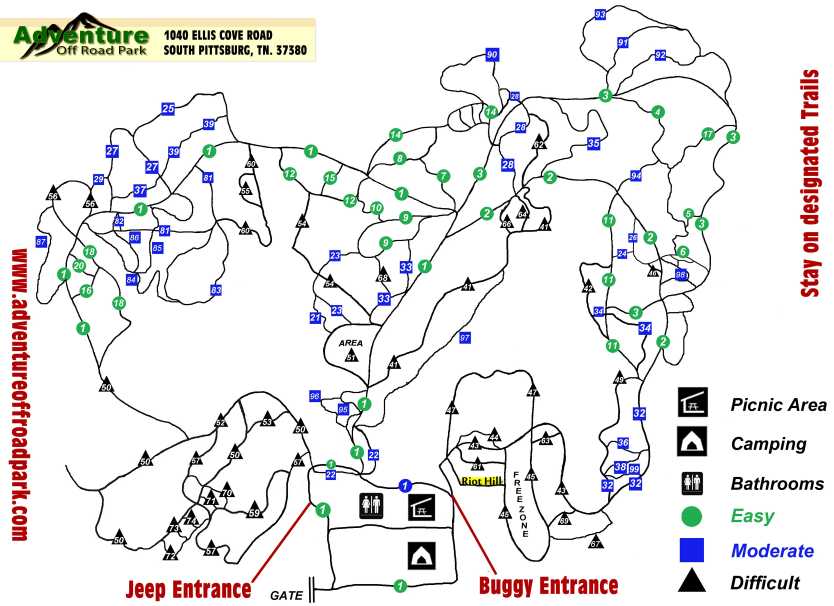
#> input picture brain/import/community_trails/sfwda_aop_trail_map_2015-03-11.png, 2500 x 1817 px (shown at 1/3 size)
$ python vectorize_paper_trails.py
#> lines starting #> are read from the running program, lines starting #| are printed output that depends on the picture; after the words box and inside, x2 and y2 are one past the last pixel; in counts of white or black regions, pixels touching at a corner belong together
### mvp/scripts/extract_paper_trails.py
#!/usr/bin/env python3
"""Stage A+B of the paper-map trail extraction pipeline.

Card: brain/tasks/04_event_app/paper_map_trail_extraction.md

This first slice does the two things that have to work before any tracing:
  A. Detect the difficulty markers on the SFWDA 2015 raster:
       green circle = Easy, blue square = Moderate, black triangle = Difficult.
     Each marker -> {type, difficulty, centroid_px, area, bbox}.
  B. Isolate the trail-line network: take the dark ink, then subtract the
     markers, the title/legend chrome, the text labels, and the park boundary,
     leaving (approximately) just the trail lines.

It writes debug overlays + a markers.json so we can verify by observation
(brain/ai_rules/verify_by_observation) before adding skeletonize/vectorize/warp.

No georeferencing yet -- that reuses sfwda_raster_alignment.json downstream.

Run:  python3 mvp/scripts/extract_paper_trails.py
"""

from __future__ import annotations

import json
from pathlib import Path

import cv2
import numpy as np

REPO = Path(__file__).resolve().parents[2]
SRC = REPO / "brain/import/community_trails/sfwda_aop_trail_map_2015-03-11.png"
OUT = REPO / "brain/output/paper_trace"

# Title block (top-left logo + address) and legend (bottom-right) are chrome,
# not trail data. Fractions of width/height; refined by looking at the overlay.
CHROME_BOXES_FRAC = [
    (0.00, 0.00, 0.36, 0.10),   # top-left: logo + address banner
    (0.78, 0.40, 1.00, 1.00),   # bottom-right: legend column
    (0.93, 0.00, 1.00, 1.00),   # far-right vertical "Stay on designated Trails"
    (0.00, 0.00, 0.06, 1.00),   # far-left vertical "www.adventure..." text
]


def chrome_mask(shape):
    h, w = shape[:2]
    m = np.zeros((h, w), np.uint8)
    for x0, y0, x1, y1 in CHROME_BOXES_FRAC:
        cv2.rectangle(m, (int(x0 * w), int(y0 * h)), (int(x1 * w), int(y1 * h)), 255, -1)
    return m


def detect_color_markers(hsv, chrome, kind):
    """Green circles (Easy) or blue squares (Moderate) by hue."""
    if kind == "green":
        lo, hi, difficulty, want = (35, 60, 40), (90, 255, 255), "easy", "circle"
    else:  # blue
        lo, hi, difficulty, want = (95, 60, 40), (135, 255, 255), "moderate", "square"
    mask = cv2.inRange(hsv, np.array(lo), np.array(hi))
    mask = cv2.morphologyEx(mask, cv2.MORPH_CLOSE, np.ones((5, 5), np.uint8))
    mask[chrome > 0] = 0
    out, found = np.zeros(mask.shape, np.uint8), []
    n, lab, stats, cent = cv2.connectedComponentsWithStats(mask, 8)
    for i in range(1, n):
        area = stats[i, cv2.CC_STAT_AREA]
        w_, h_ = stats[i, cv2.CC_STAT_WIDTH], stats[i, cv2.CC_STAT_HEIGHT]
        if not (120 <= area <= 6000):
            continue
        if max(w_, h_) / max(1, min(w_, h_)) > 1.8:  # roughly square bbox
            continue
        extent = area / float(w_ * h_)  # filled circle ~0.79, square ~0.95
        shape = "circle" if extent < 0.86 else "square"
        out[lab == i] = 255
        found.append({
            "type": want, "difficulty": difficulty,
            "centroid_px": [round(float(cent[i][0]), 1), round(float(cent[i][1]), 1)],
            "area": int(area), "bbox": [int(stats[i, j]) for j in range(4)],
            "extent": round(float(extent), 2), "shape_guess": shape,
        })
    return out, found


def detect_triangles(gray, chrome, exclude):
    """Black triangles (Difficult): solid-black bodies with a white number.

    They share ink color and weight with the trail lines and usually touch a
    line, so contour-shape on the raw dark mask fails. Instead: fill the white
    number-hole (close), then morphological OPEN to erase the thin trail lines
    while the solid triangle body survives -- connectivity-independent. A
    triangle reads as a 3-vertex blob with low bbox-fill (~0.5); the few solid
    facility icons (picnic/camp/bathroom) read as ~rectangular (fill ~0.9) and
    fall out on that test.
    """
    dark = cv2.threshold(gray, 95, 255, cv2.THRESH_BINARY_INV)[1]
    dark[chrome > 0] = 0
    dark[exclude > 0] = 0
    filled = cv2.morphologyEx(dark, cv2.MORPH_CLOSE, np.ones((9, 9), np.uint8))
    solids = cv2.morphologyEx(
        filled, cv2.MORPH_OPEN, cv2.getStructuringElement(cv2.MORPH_ELLIPSE, (11, 11)))

    out, found = np.zeros(dark.shape, np.uint8), []
    n, lab, stats, cent = cv2.connectedComponentsWithStats(solids, 8)
    for i in range(1, n):
        area = stats[i, cv2.CC_STAT_AREA]
        x, y, w_, h_ = (int(stats[i, j]) for j in range(4))
        if not (150 <= area <= 9000):
            continue
        if max(w_, h_) / max(1, min(w_, h_)) > 2.2:
            continue
        extent = area / float(w_ * h_)            # triangle ~0.5, rect icon ~0.9
        comp = (lab == i).astype(np.uint8) * 255
        cnts, _ = cv2.findContours(comp, cv2.RETR_EXTERNAL, cv2.CHAIN_APPROX_SIMPLE)
        c = max(cnts, key=cv2.contourArea)
        approx = cv2.approxPolyDP(c, 0.07 * cv2.arcLength(c, True), True)
        is_triangle = (len(approx) == 3) or (0.35 <= extent <= 0.68)
        if not is_triangle:
            continue
        out[lab == i] = 255
        found.append({
            "type": "triangle", "difficulty": "difficult",
            "centroid_px": [round(float(cent[i][0]), 1), round(float(cent[i][1]), 1)],
            "area": int(area), "bbox": [x, y, w_, h_],
            "extent": round(float(extent), 2), "verts": int(len(approx)),
        })
    return out, found


def isolate_trails(gray, chrome, marker_mask):
    """Dark ink minus markers minus chrome minus boundary minus text blobs."""
    dark = cv2.threshold(gray, 110, 255, cv2.THRESH_BINARY_INV)[1]
    dark[chrome > 0] = 0
    dark[cv2.dilate(marker_mask, np.ones((9, 9), np.uint8)) > 0] = 0

    # Park boundary = the single longest contour; set it aside (it is useful,
    # but it is not a trail). Keep it as its own output.
    cnts, _ = cv2.findContours(dark, cv2.RETR_LIST, cv2.CHAIN_APPROX_NONE)
    boundary = np.zeros(dark.shape, np.uint8)
    if cnts:
        longest = max(cnts, key=lambda c: cv2.arcLength(c, False))
        cv2.drawContours(boundary, [longest], -1, 255, 3)

    trails = dark.copy()
    trails[cv2.dilate(boundary, np.ones((3, 3), np.uint8)) > 0] = 0

    # Drop small text blobs: components with tiny area AND compact bbox.
    n, lab, stats, _ = cv2.connectedComponentsWithStats(trails, 8)
    for i in range(1, n):
        area = stats[i, cv2.CC_STAT_AREA]
        w_, h_ = stats[i, cv2.CC_STAT_WIDTH], stats[i, cv2.CC_STAT_HEIGHT]
        if area < 60 and max(w_, h_) < 30:
            trails[lab == i] = 0
    return trails, boundary, dark


# [46 lines left out: function main, not called in this run]


# [2 lines that do not run on import are left out]

### mvp/scripts/paper_trace_warp.py
#!/usr/bin/env python3
"""Pixel -> lng/lat for the SFWDA paper map, replicating the viewer's warp.

Card: brain/tasks/04_event_app/paper_map_trail_extraction.md

The viewer (website/index.html) georeferences the raster by:
  1. rotating the image by `orientation_cw_degrees` into a display canvas
     (rotateToCanvas), then
  2. slicing that canvas row-major into an N x N tile mesh and binding each
     tile's 4 corners to the `grid_NxN` control points, bilinear within a cell
     (sliceCanvasN + tileCornerCoords + the image source's 4-corner interp).

This module reproduces that exact transform so a traced pixel coordinate lands
where the viewer would draw it -- the alignment JSON stays the single authority;
we do NOT fit a new transform. Used to warp detected markers and (later) the
vectorized trail polylines into the same world coordinates.

CLI: python3 mvp/scripts/paper_trace_warp.py
     -> reads brain/output/paper_trace/markers.json
     -> writes brain/output/paper_trace/sfwda_markers.geojson  (+ self-check)
"""

from __future__ import annotations

import json
from pathlib import Path

REPO = Path(__file__).resolve().parents[2]
ALIGN = REPO / "website/data/sfwda_raster_alignment.json"
OUT = REPO / "brain/output/paper_trace"


class PaperWarp:
    def __init__(self, align_path: Path = ALIGN):
        data = json.loads(Path(align_path).read_text())
        self.W, self.H = data["image_pixel_size"]            # [2500, 1817]
        self.cw = int(data.get("orientation_cw_degrees", 0)) % 360
        n = None
        for k in data:
            if k.startswith("grid_") and "x" in k:
                n = int(k.split("_")[1].split("x")[0])
        if n is None:
            raise ValueError("no grid_NxN in alignment json")
        self.n = n
        self.grid = data[f"grid_{n}x{n}"]                    # (n+1)x(n+1) [lng,lat]

    # [73 lines left out: functions _to_canvas, pixel_to_lnglat, _self_check, main, not called in this run]


# [2 lines that do not run on import are left out]

### mvp/scripts/vectorize_paper_trails.py
#!/usr/bin/env python3
"""Stage C/D/E: vectorize the isolated trail mask into georeferenced polylines.

Card: brain/tasks/04_event_app/paper_map_trail_extraction.md

Pipeline (runs extract_paper_trails first for the mask + markers):
  C. Gap-bridge: close the small breaks the lifted markers left in the lines.
  D. Skeletonize to 1 px centerlines, walk the skeleton into a graph
     (nodes = endpoints + junctions, edges = the degree-2 chains between them),
     simplify each edge (Douglas-Peucker via shapely).
  E. Associate each detected marker with its nearest edge -> the edge inherits
     {trail_number(None yet), difficulty}.
  F. Warp every vertex to lng/lat with paper_trace_warp.PaperWarp.

Output: brain/output/paper_trace/sfwda_trails.geojson  (LineStrings, raw zone).
Debug:  brain/output/paper_trace/skeleton.png, trails_vector_overlay.png

Run: python3 mvp/scripts/vectorize_paper_trails.py
"""

from __future__ import annotations

import json
from pathlib import Path

import cv2
import numpy as np
from skimage.morphology import skeletonize
from shapely.geometry import LineString, Point

import extract_paper_trails as ex
from paper_trace_warp import PaperWarp

REPO = Path(__file__).resolve().parents[2]
OUT = REPO / "brain/output/paper_trace"

SIMPLIFY_PX = 2.0       # Douglas-Peucker tolerance in pixels
MIN_EDGE_PX = 12        # drop chains shorter than this (specks / stubs)
BRIDGE_PX = 19          # close kernel to bridge marker-sized gaps


def build_trail_mask():
    """Re-run the extract stage and return (trail mask, markers, image size)."""
    bgr = cv2.imread(str(ex.SRC))
    gray = cv2.cvtColor(bgr, cv2.COLOR_BGR2GRAY)
    hsv = cv2.cvtColor(bgr, cv2.COLOR_BGR2HSV)
    chrome = ex.chrome_mask(bgr.shape)
    gmask, greens = ex.detect_color_markers(hsv, chrome, "green")
    bmask, blues = ex.detect_color_markers(hsv, chrome, "blue")
    color = cv2.bitwise_or(gmask, bmask)
    tmask, tris = ex.detect_triangles(gray, chrome, color)
    marker_mask = cv2.bitwise_or(color, tmask)
    trails, _boundary, _dark = ex.isolate_trails(gray, chrome, marker_mask)
    return trails, greens + blues + tris, bgr.shape[1], bgr.shape[0], bgr


def neighbors(y, x, h, w):
    for dy in (-1, 0, 1):
        for dx in (-1, 0, 1):
            if dy == 0 and dx == 0:
                continue
            ny, nx = y + dy, x + dx
            if 0 <= ny < h and 0 <= nx < w:
                yield ny, nx


def walk_skeleton(skel):
    """Return list of edges; each edge is a list of (x, y) pixel points.

    Nodes are skeleton pixels whose neighbor-count != 2 (endpoints / junctions).
    Edges are the degree-2 chains connecting them. Pure loops (no node) are
    emitted as closed chains.
    """
    h, w = skel.shape
    ys, xs = np.where(skel)
    pts = set(zip(ys.tolist(), xs.tolist()))
    deg = {}
    for (y, x) in pts:
        deg[(y, x)] = sum(1 for n in neighbors(y, x, h, w) if n in pts)
    nodes = {p for p in pts if deg[p] != 2}

    edges = []
    visited_edge = set()  # frozenset of the two pixels of a traversed step

    def trace_from(node, first):
        path = [node, first]
        visited_edge.add(frozenset((node, first)))
        prev, cur = node, first
        while cur not in nodes:
            nxt = None
            for n in neighbors(cur[0], cur[1], h, w):
                if n in pts and n != prev and frozenset((cur, n)) not in visited_edge:
                    nxt = n
                    break
            if nxt is None:
                break
            visited_edge.add(frozenset((cur, nxt)))
            path.append(nxt)
            prev, cur = cur, nxt
        return path

    for node in nodes:
        for n in neighbors(node[0], node[1], h, w):
            if n in pts and frozenset((node, n)) not in visited_edge:
                path = trace_from(node, n)
                edges.append(path)

    # closed loops with no node: walk any unvisited degree-2 pixel
    for p in pts:
        if deg[p] != 2:
            continue
        started = [n for n in neighbors(p[0], p[1], h, w)
                   if n in pts and frozenset((p, n)) not in visited_edge]
        if started:
            edges.append(trace_from(p, started[0]))

    # convert (y,x) -> (x,y)
    return [[(x, y) for (y, x) in e] for e in edges]


def main():
    OUT.mkdir(parents=True, exist_ok=True)
    trails, markers, W, H, bgr = build_trail_mask()
#> in build_trail_mask, bgr is the input picture: shape (1817, 2500, 3); mean B, G, R 232, 232.2, 233.1
#> in build_trail_mask, `gray = cv2.cvtColor(bgr, cv2.COLOR_BGR2GRAY)`:
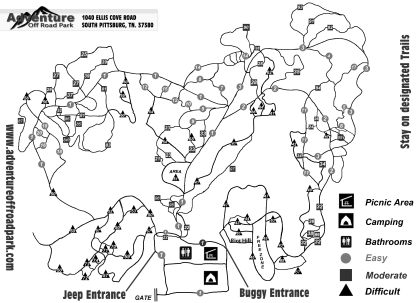
#> gray: shape (1817, 2500) (shown at 1/6 size); min 0, max 255, mean 232.4
#> after the loop in chrome_mask, `for x0, y0, x1, y1 in CHROME_BOXES_FRAC:`:
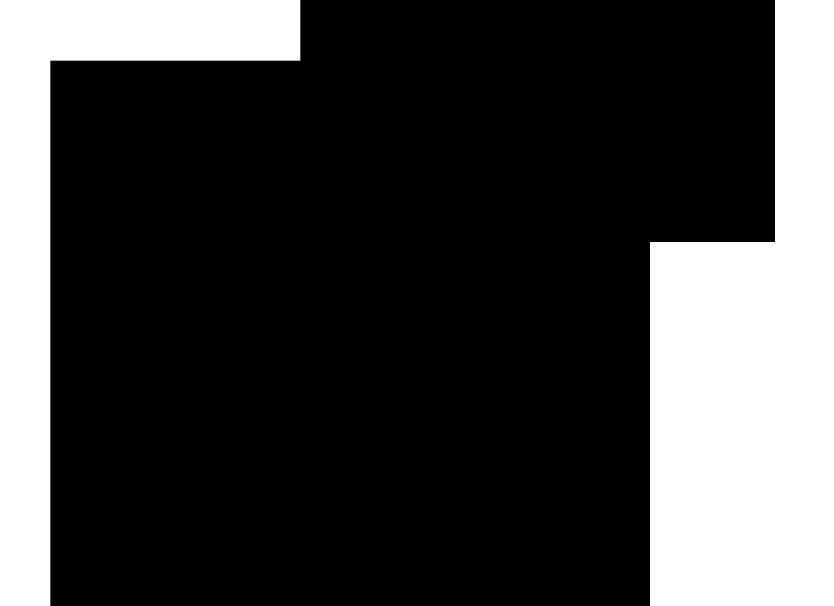
#> m: shape (1817, 2500) (shown at 1/3 size); 25.1% white; 2 white regions, box (x1, y1, x2, y2) and area: (1950, 0, 2500, 1817) 727100, (0, 0, 901, 1817) 410867
#> in detect_color_markers, `mask[chrome > 0] = 0`:
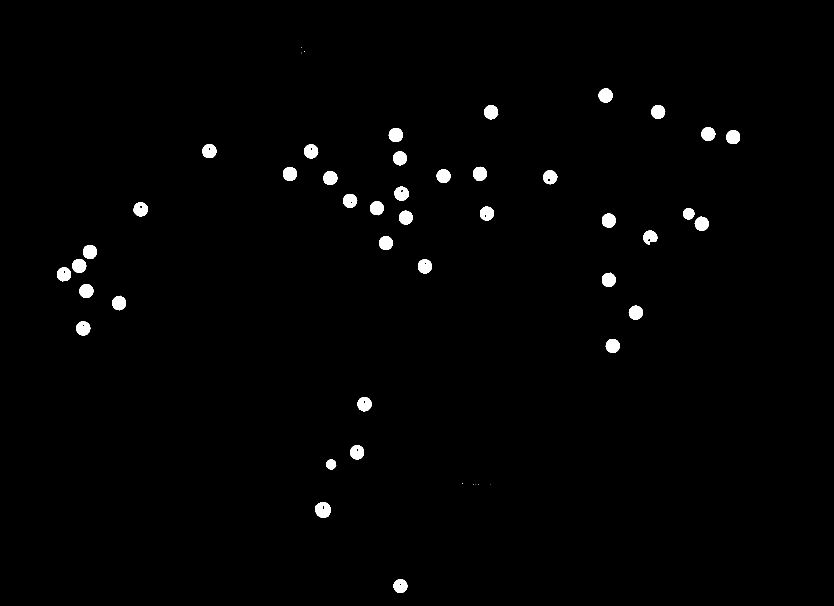
#> mask: shape (1817, 2500) (shown at 1/3 size); 1.2% white; 49 white regions (9 under 20 px), largest, box (x1, y1, x2, y2) and area: (946, 1506, 992, 1554) 1649, (1166, 384, 1209, 426) 1405, (1796, 266, 1838, 308) 1387
#> in detect_color_markers, `n, lab, stats, cent = cv2.connectedComponentsWithStats(mask, 8)`: n = 50; stats = 50 rows, first 6: [0, 0, 2500, 1817, 4488732], [904, 141, 1, 2, 2], [913, 153, 1, 3, 3], [904, 156, 1, 1, 1], [905, 160, 1, 1, 1], [1796, 266, 42, 42, 1387]; cent = 50 pairs, first value 191.5 to 2199.1, second value 141.5 to 1757.9
#> the loop in detect_color_markers, `for i in range(1, n):` made 49 passes
#> (area, w_, h_, extent) on passes 5 to 12: (1387, 42, 42, 0.786), (1347, 43, 42, 0.746), (1384, 43, 42, 0.766), (1352, 42, 41, 0.785), (1405, 43, 42, 0.778), (1378, 41, 42, 0.8), (1367, 42, 42, 0.775), (1374, 43, 42, 0.761)
#> after the loop in detect_color_markers, `for i in range(1, n):`: found = 40 items
#> call 2 of detect_color_markers, with kind = 'blue'
#> in detect_color_markers (call 2), `mask[chrome > 0] = 0`:
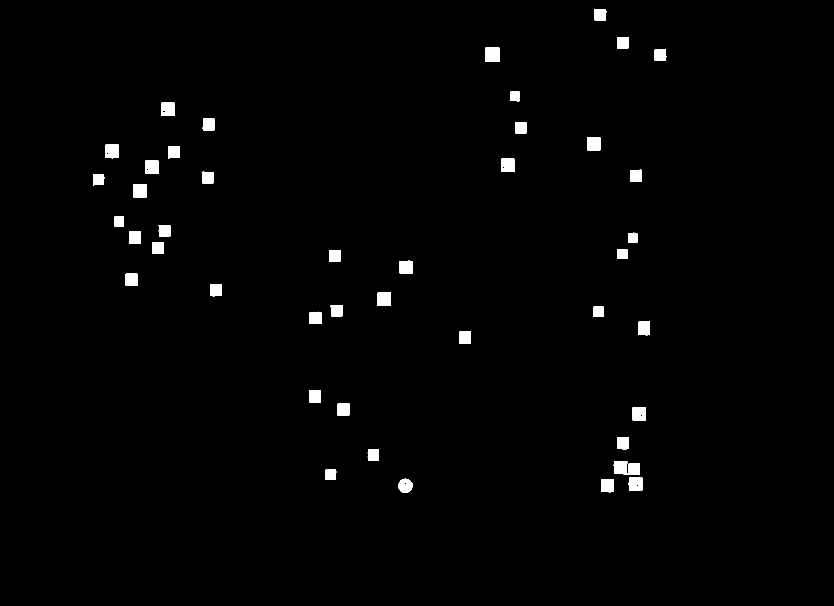
#> mask: shape (1817, 2500) (shown at 1/3 size); 1.2% white; 43 white regions, largest, box (x1, y1, x2, y2) and area: (1841, 1383, 1920, 1426) 2712, (1456, 143, 1499, 186) 1808, (1885, 1431, 1927, 1472) 1590
#> in detect_color_markers (call 2), `n, lab, stats, cent = cv2.connectedComponentsWithStats(mask, 8)`: n = 44; stats = 44 rows, first 6: [0, 0, 2500, 1817, 4486493], [1783, 27, 36, 34, 1166], [1852, 111, 35, 35, 1161], [1456, 143, 43, 43, 1808], [1963, 149, 36, 34, 1164], [1530, 275, 29, 29, 797]; cent = 44 pairs, first value 295 to 1980.5, second value 43.5 to 1457.1
#> the loop in detect_color_markers (call 2), `for i in range(1, n):` made 43 passes
#> (area, w_, h_, extent, shape) on passes 1 to 8: (1166, 36, 34, 0.953, 'square'), (1161, 35, 35, 0.948, 'square'), (1808, 43, 43, 0.978, 'square'), (1164, 36, 34, 0.951, 'square'), (797, 29, 29, 0.948, 'square'), (1531, 42, 39, 0.935, 'square'), (1230, 37, 35, 0.95, 'square'), (1114, 35, 33, 0.965, 'square')
#> after the loop in detect_color_markers (call 2), `for i in range(1, n):`: found = 42 items
#> in build_trail_mask, `color = cv2.bitwise_or(gmask, bmask)`:
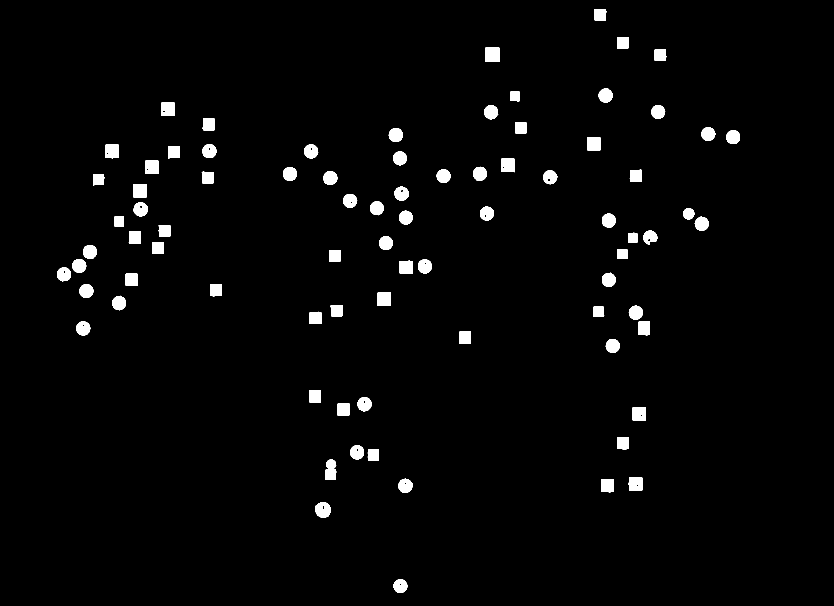
#> color: shape (1817, 2500) (shown at 1/3 size); 2.4% white; 82 white regions, largest, box (x1, y1, x2, y2) and area: (1456, 143, 1499, 186) 1808, (946, 1506, 992, 1554) 1649, (1885, 1431, 1927, 1472) 1590
#> in detect_triangles, `dark[exclude > 0] = 0`:
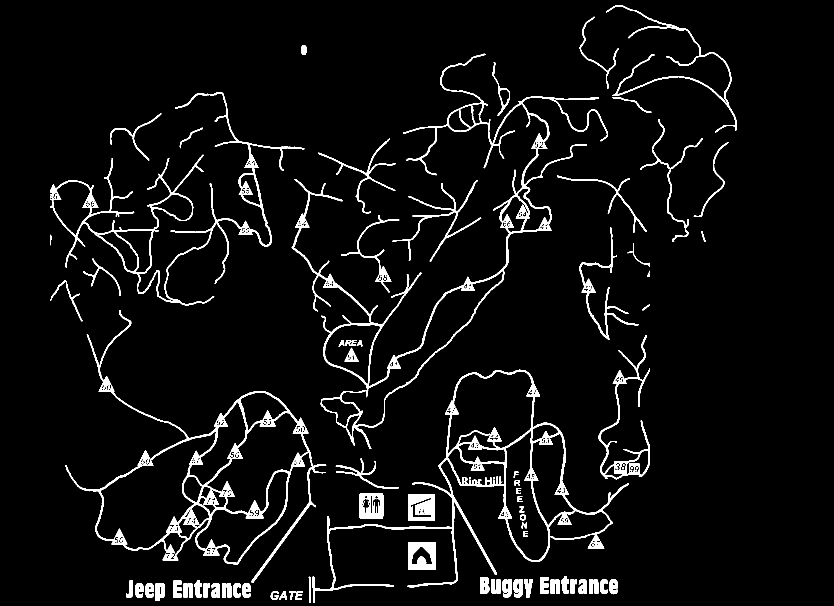
#> dark: shape (1817, 2500) (shown at 1/3 size); 4.6% white; 126 white regions (29 under 20 px), largest, box (x1, y1, x2, y2) and area: (875, 161, 1824, 1347) 36243, (195, 931, 979, 1748) 35977, (938, 1109, 1886, 1808) 32252
#> in detect_triangles, `filled = cv2.morphologyEx(dark, cv2.MORPH_CLOSE, np.ones((9, 9), np.ui..`:
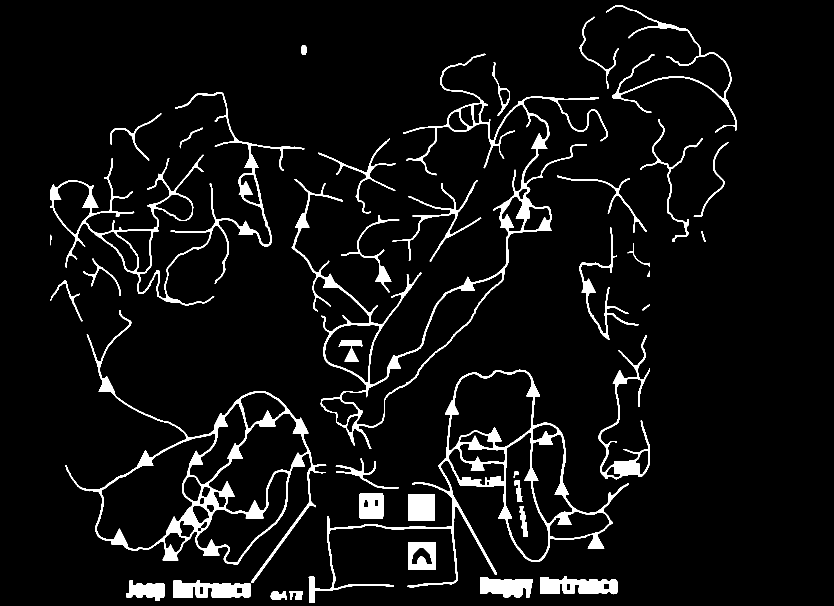
#> filled: shape (1817, 2500) (shown at 1/3 size); 5.4% white; 39 white regions, largest, box (x1, y1, x2, y2) and area: (195, 931, 979, 1748) 43106, (875, 161, 1824, 1347) 41024, (926, 1109, 1886, 1809) 38092
#> (the rest of the program and of its run is left out)
